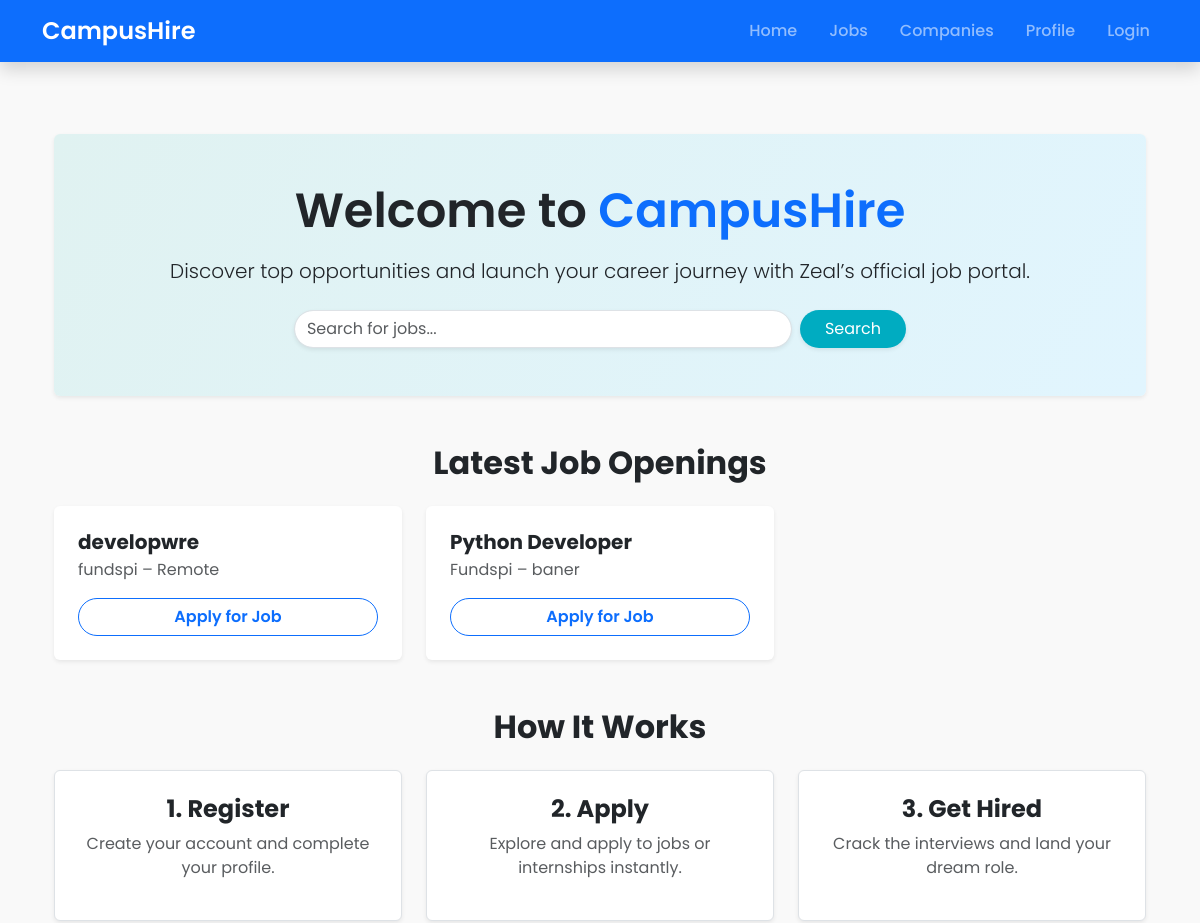
The app's page / (upper part), older data.
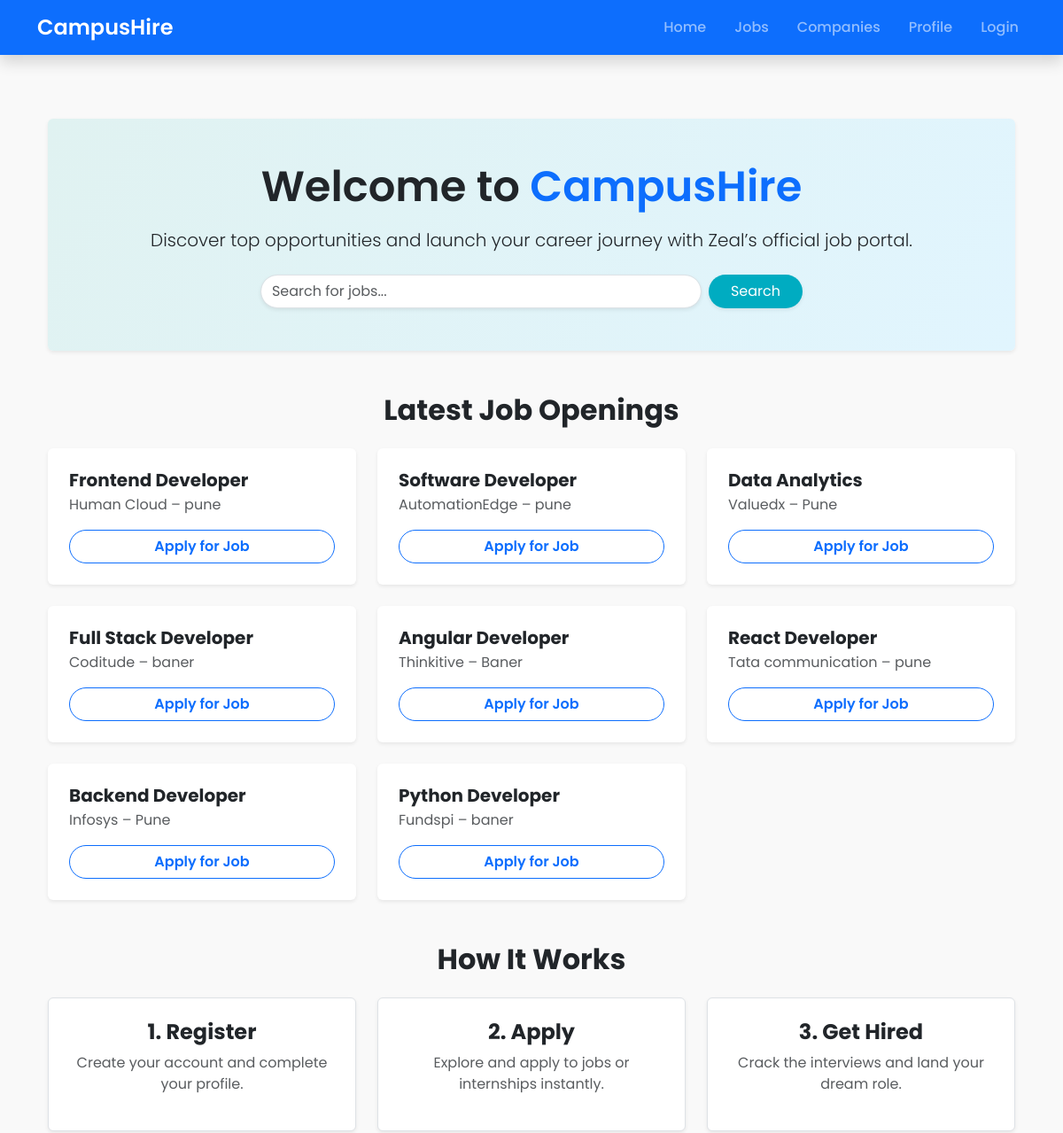
The same page, newer data.
### tpo/models.py (models this page shows, shortened)
class Job(models.Model):
    company = models.CharField(max_length=100)
    role = models.CharField(max_length=100)
    salary_package = models.DecimalField(max_digits=10, decimal_places=2)
    last_date_to_apply = models.DateField()
    eligibility = models.TextField()
    job_description = models.TextField()
    company_website = models.URLField(max_length=200, blank=True, null=True)  # Optional field for company website
    job_location = models.CharField(max_length=100, blank=True, null=True)  # Optional field for job location
    tpo = models.ForeignKey(Tpo, on_delete=models.CASCADE, related_name='jobs',default=True)  # Link to TPO who created the job
    is_active = models.BooleanField(default=True )  # Flag to indicate if the job is active or

### users/views.py (the view)
# urls.py: 2. Add a URL to urlpatterns:  path('', views.home, name='home')
def home(request):
    active_jobs = Job.objects.filter(is_active=True).order_by('-id')[:20]  # Latest 6 jobs
    return render(request, 'home.html', {'active_jobs': active_jobs})

### users/Templates/home.html (shortened to what this page needs)
{% extends "base/base.html" %}
{% block content %}
<div class="container mt-5">
    <div class="text-center hero-section text-dark p-5 rounded shadow-sm" data-aos="fade-down">
        <h1 class="display-5 fw-semibold mb-3">Welcome to <span class="text-primary">CampusHire</span></h1>
        <p class="lead mb-4">Discover top opportunities and launch your career journey with Zeal’s official job portal.</p>
        <div class="position-relative d-flex justify-content-center">
            <input id="search-input" class="form-control w-50 rounded-pill shadow-sm search-box" type="search" placeholder="Search for jobs...">
            <button class="btn btn-custom ms-2 rounded-pill shadow-sm px-4">Search</button>
        </div>
    </div>
    <div class="mt-5" data-aos="fade-up">
        <h2 class="text-center fw-bold mb-4">Latest Job Openings</h2>
        <div class="row g-4">
            {% for job in active_jobs %}
            <div class="col-md-4" data-aos="fade-up" data-aos-delay="{{ forloop.counter0|add:'1' }}00">
                <div class="card p-4 shadow-sm border-0 h-100">
                    <h5 class="fw-bold mb-1">{{ job.role }}</h5>
                    <p class="text-muted mb-3">{{ job.company }} – {{ job.job_location|default:"Remote" }}</p>
                    {% if request.session.user_id %}
                        <a href="" class="btn btn-outline-primary w-100 rounded-pill fw-semibold">Apply Now</a>
                    {% else %}
                        <a href="{% url 'login' %}" class="btn btn-outline-primary w-100 rounded-pill fw-semibold">Apply for Job</a>
                    {% endif %}
                </div>
            </div>
            {% empty %}
            <p class="text-center">No jobs available at the moment.</p>
            {% endfor %}
        </div>
    </div>
    <div class="mt-5 text-center">
        <h2 class="fw-bold mb-4" data-aos="zoom-in">How It Works</h2>
        <div class="row g-4">
            <div class="col-md-4" data-aos="flip-left">
                <div class="p-4 bg-white border shadow-sm rounded h-100">
                    <h4 class="fw-bold">1. Register</h4>
                    <p class="text-muted">Create your account and complete your profile.</p>
                </div>
            </div>
            <div class="col-md-4" data-aos="flip-up">
                <div class="p-4 bg-white border shadow-sm rounded h-100">
                    <h4 class="fw-bold">2. Apply</h4>
                    <p class="text-muted">Explore and apply to jobs or internships instantly.</p>
                </div>
            </div>
            <div class="col-md-4" data-aos="flip-right">
                <div class="p-4 bg-white border shadow-sm rounded h-100">
                    <h4 class="fw-bold">3. Get Hired</h4>
                    <p class="text-muted">Crack the interviews and land your dream role.</p>
                </div>
            </div>
        </div>
    </div>
</div>
{% endblock %}

Row changes from the older to the newer data that the page shows:
removed Job: role "developwre", company "fundspi", job_location "Remote"
added Job: role "Frontend Developer", company "Human Cloud", job_location "pune"
added Job: role "Software Developer", company "AutomationEdge", job_location "pune"
added Job: role "Data Analytics", company "Valuedx", job_location "Pune"
added Job: role "Full Stack Developer", company "Coditude", job_location "baner"
added Job: role "Angular Developer", company "Thinkitive", job_location "Baner"
added Job: role "React Developer", company "Tata communication", job_location "pune"
added Job: role "Backend Developer", company "Infosys", job_location "Pune"
